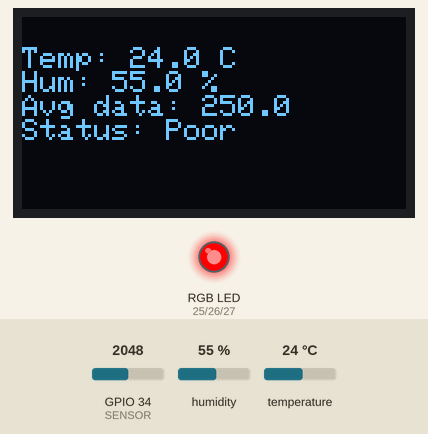
A sketch run on a simulated ESP32. Shown: 128×64 one-colour display, an RGB LED mixed from three pins (HIGH = lit). The test bench sets the inputs (shaded band); at power-on: GPIO 34 (SENSOR) = 2048, humidity 55 %, temperature 24 °C. WiFi joins after 1.5 s; servers stay silent unless stated; no MQTT or app messages arrive unless stated; what the sketch prints to the serial monitor is not drawn.

Above: at 2.8 s.
2.9 s: GPIO 34 (SENSOR) set to 1671
At 8.6 s:
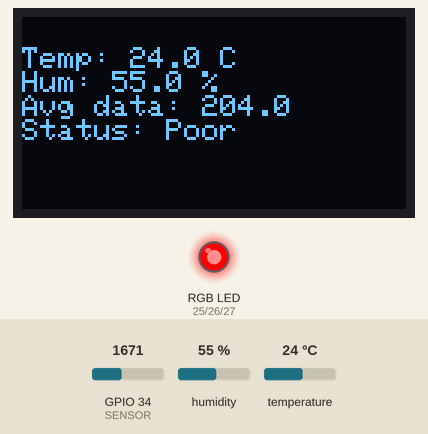
8.9 s: GPIO 34 (SENSOR) set to 1594
At 12.7 s:
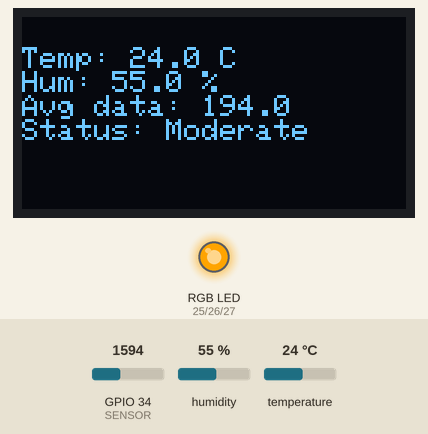
13.5 s: GPIO 34 (SENSOR) set to 845
At 17.8 s:
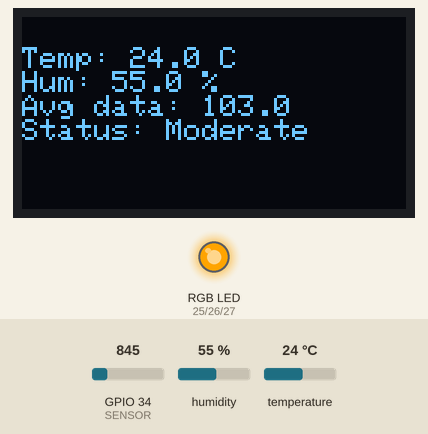
18.1 s: GPIO 34 (SENSOR) set to 764
At 23.6 s:
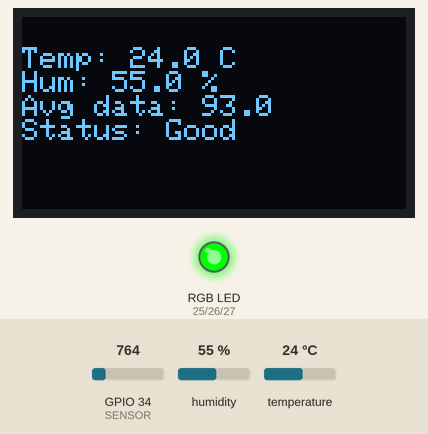
23.9 s: humidity set to 22 %
At 26.9 s:
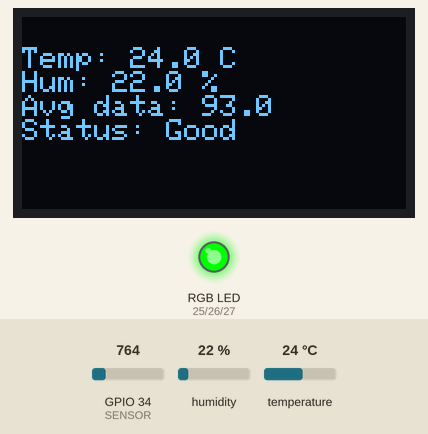
27.4 s: GPIO 34 (SENSOR) set to 1228
At 32.1 s:
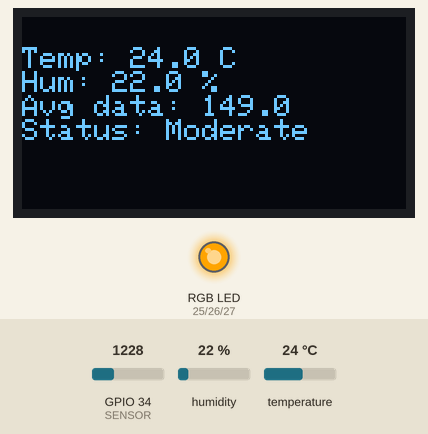
Timing chart, 0 to 33.6 s (numbered marks = the images above; inputs shaded):
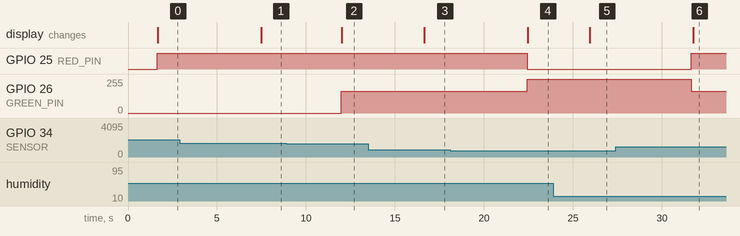

Measured:
- the behaviour switches between 1638 and 1637 on GPIO 34 (SENSOR) (found by bisection; images 1 and 2)
- the behaviour switches between 819 and 818 on GPIO 34 (SENSOR) (found by bisection; images 3 and 4)
- after the input at 2.9 s, the display: changes after 4.6 s (image 1)
- after the input at 8.9 s, GPIO 26 (GREEN_PIN): 0/255 → 164/255 after 3.1 s; the display: changes after 3.1 s (image 2)
- after the input at 13.5 s, the display: changes after 3.2 s (image 3)
- after the input at 18.1 s, GPIO 25 (RED_PIN): HIGH → LOW after 4.3 s; GPIO 26 (GREEN_PIN): 164/255 → 255/255 after 4.3 s; the display: changes after 4.4 s (image 4)
- after the input at 23.9 s, the display: changes after 2.0 s (image 5)
- after the input at 27.4 s, GPIO 25 (RED_PIN): LOW → HIGH after 4.2 s; GPIO 26 (GREEN_PIN): 255/255 → 164/255 after 4.2 s; the display: changes after 4.4 s (image 6)

The sketch:

main.ino
```cpp
#include <WiFi.h>
#include <DHT.h>
#include <PubSubClient.h>
#include <Adafruit_GFX.h>
#include <Adafruit_SSD1306.h>
#include <Wire.h>

#define DHTPIN 4
#define DHTTYPE DHT11
#define SENSOR 34
#define RED_PIN 25
#define GREEN_PIN 26
#define BLUE_PIN 27

#define SCREEN_WIDTH 128
#define SCREEN_HEIGHT 64
Adafruit_SSD1306 display(SCREEN_WIDTH, SCREEN_HEIGHT, &Wire, -1);

DHT dht(DHTPIN, DHTTYPE);

const char* wifi = "WiFi_Name";
const char* password = "WiFi_Password";
const char* mqtt_server = "broker.hivemq.com";

WiFiClient espclient;
PubSubClient client(espclient);

float data_list[10];
float data_avg = 0;
float payload_temp = 0;
float payload_humid = 0;
int list_index = 0;
int count = 0;

QueueHandle_t dhtqueue;
QueueHandle_t sensorqueue;

typedef struct {
  float temperature;
  float humidity;
} dhtvalue;

typedef struct {
  float sensor_value;
} sensorvalue;

void setup_wifi();
void temptask(void* pv);
void sensortask(void* pv);
void controltask(void* pv);
void setLED(int r, int g, int b);
void showDisplay();
void publishData();
void reconnect();

void setup() {
  Serial.begin(115200);
  dht.begin();

  pinMode(BLUE_PIN, OUTPUT);
  pinMode(GREEN_PIN, OUTPUT);
  pinMode(RED_PIN, OUTPUT);
  pinMode(SENSOR, INPUT);
  Wire.begin();

  ledcAttachPin(RED_PIN, 0);
  ledcAttachPin(GREEN_PIN, 1);
  ledcAttachPin(BLUE_PIN, 2);
  ledcSetup(0, 5000, 8);
  ledcSetup(1, 5000, 8);
  ledcSetup(2, 5000, 8);

  if (!display.begin(SSD1306_SWITCHCAPVCC, 0x3C)) {
    Serial.println(F("SSD1306 allocation failed"));
    for(;;);
  }
  display.clearDisplay();
  display.setTextSize(1);
  display.setTextColor(SSD1306_WHITE);
  display.setCursor(0, 0);
  display.println("Hello.....");
  display.display();

  setup_wifi();
  client.setServer(mqtt_server, 1883);
  client.connect("ESP32_AQI_Client");

  dhtqueue = xQueueCreate(10, sizeof(dhtvalue));
  sensorqueue = xQueueCreate(5, sizeof(sensorvalue));

  xTaskCreatePinnedToCore(temptask, "temptask", 4096, NULL, 3, NULL, 0);
  xTaskCreatePinnedToCore(sensortask, "sensortask", 4096, NULL, 3, NULL, 0);
  xTaskCreatePinnedToCore(controltask, "controltask", 4096, NULL, 2, NULL, 1);
}

void setup_wifi() {
  WiFi.begin(wifi, password);
  Serial.print("Connecting to WiFi");
  while (WiFi.status() != WL_CONNECTED) {
    delay(500);
    Serial.print(".");
  }
  Serial.println();
  Serial.println("Connected to WiFi!");
  Serial.print("IP: ");
  Serial.println(WiFi.localIP());
}

void temptask(void* pv) {
  dhtvalue dhtdata;
  for (;;) {
    float t = dht.readTemperature();
    float h = dht.readHumidity();

    if (isnan(t) || isnan(h)) {
      Serial.println("inappropriate dht values");
    } else {
      dhtdata.temperature = t;
      dhtdata.humidity = h;
      xQueueSend(dhtqueue, &dhtdata, (TickType_t)100);
    }
    vTaskDelay(pdMS_TO_TICKS(2000));
  }
}

void sensortask(void* pv) {
  sensorvalue sensordata;
  for (;;) {
    int sensor_value = analogRead(SENSOR);
    float map_data = map(sensor_value, 0, 4095, 0, 500);
    sensordata.sensor_value = map_data;
    xQueueSend(sensorqueue, &sensordata, (TickType_t)100);
    vTaskDelay(pdMS_TO_TICKS(5000));
  }
}

void controltask(void* pv) {
  dhtvalue controldht;
  sensorvalue controlsensor;

  for (;;) {
    if (xQueueReceive(sensorqueue, &controlsensor, (TickType_t)100) == pdTRUE) {
      data_list[list_index] = controlsensor.sensor_value;
      list_index = (list_index + 1) % 10;

      if (count < 10) {
        count += 1;
        data_avg = controlsensor.sensor_value;
      } else {
        float sum = 0;
        for (int i = 0; i < 10; i++) sum += data_list[i];
        data_avg = sum / 10.0;
      }

      if (data_avg < 100) {
        setLED(0, 255, 0);
      } else if (data_avg < 200) {
        setLED(255, 165, 0);
      } else {
        setLED(255, 0, 0);
      }
    }

    if (xQueueReceive(dhtqueue, &controldht, (TickType_t)100) == pdTRUE) {
      payload_temp = controldht.temperature;
      payload_humid = controldht.humidity;
    }

    showDisplay();
    publishData();
    vTaskDelay(pdMS_TO_TICKS(1000));
  }
}

void setLED(int r, int g, int b) {
  ledcWrite(0, r);
  ledcWrite(1, g);
  ledcWrite(2, b);
}

void showDisplay() {
  display.clearDisplay();
  display.setTextSize(1);
  display.setTextColor(SSD1306_WHITE);
  display.setCursor(0,10);
  display.printf("Temp: %.1f C\nHum: %.1f %%\nAvg data: %.1f\n", payload_temp, payload_humid, data_avg);

  if (data_avg < 100) display.print("Status: Good");
  else if (data_avg < 200) display.print("Status: Moderate");
  else display.print("Status: Poor");

  display.display();
}

void publishData() {
  char payload[100];
  snprintf(payload, sizeof(payload), "{\"AVG Data\":%.2f,\"Temp\":%.2f,\"Hum\":%.2f}", data_avg, payload_temp, payload_humid);
  client.publish("Air_Quality", payload);
  Serial.println(payload);
}

void reconnect() {
  while (!client.connected()) {
    Serial.print("Attempting MQTT connection...");
    if (client.connect("ESP32_AQI_Client")) {
      Serial.println("connected");
      client.subscribe("esp32/control");
    } else {
      Serial.print("failed, rc=");
      Serial.print(client.state());
      Serial.println(" retrying...");
      vTaskDelay(pdMS_TO_TICKS(1000));
    }
  }
}

void loop() {
  if (!client.connected()) reconnect();
  client.loop();
}
```
